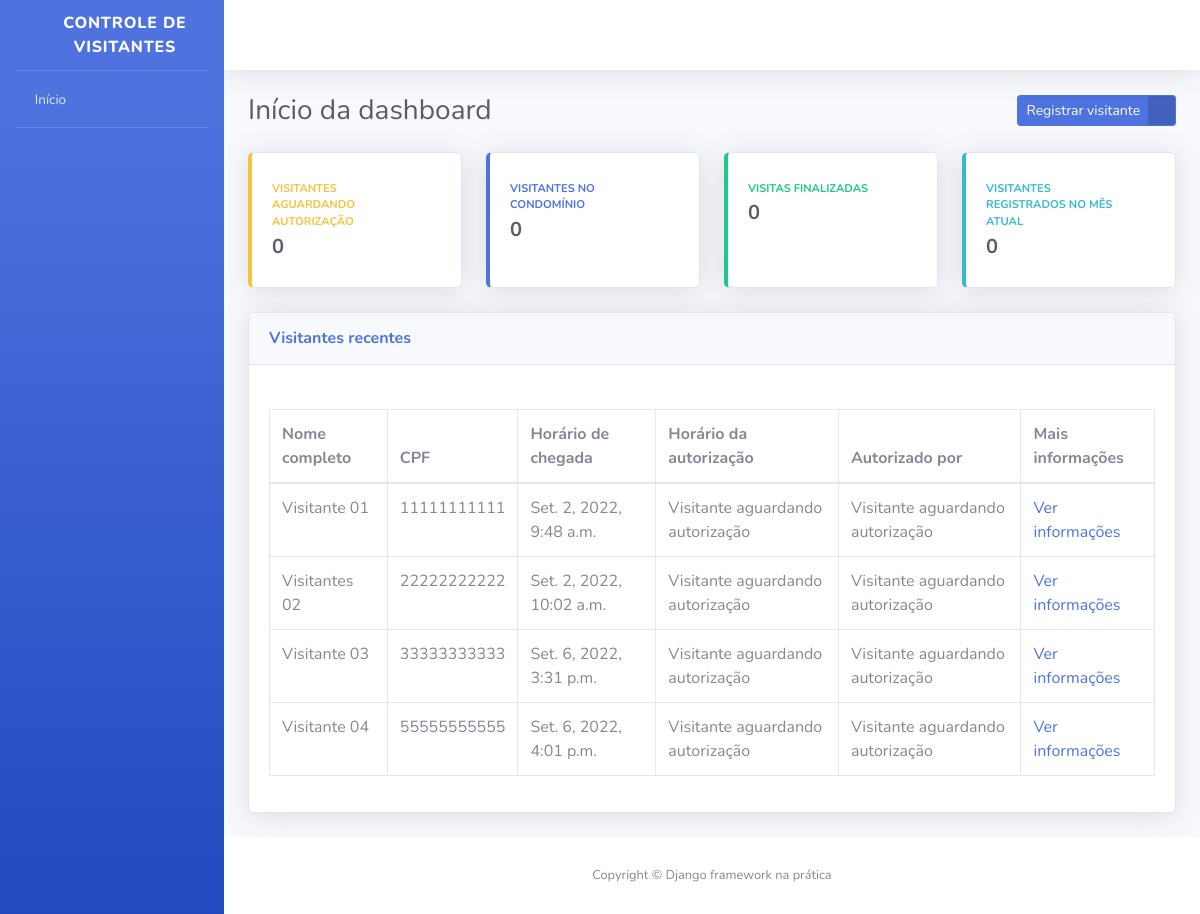
The page / on the database its author committed.
### visitantes/models.py (models this page shows, shortened)
class Visitante(models.Model):
    STATUS_VISITANTE = [
        ("AGUARDANDO","Aguardando autorização"),
        ("EM_VISITA","Em visita"),
        ("FINALIZADO","Visita finalizada")
    ]
    status = models.CharField(
        verbose_name="Status",
        max_length=10,
        choices=STATUS_VISITANTE,
        default="AGUARDANDO"
    )
    nome_completo = models.CharField(
        verbose_name="Nome completo",
        max_length=194
    )
    cpf = models.CharField(
        verbose_name="CPF",
        max_length=11
    )
    data_nascimento = models.DateField(
        verbose_name="Data de nascimento",
        auto_now_add=False,
        auto_now=False,
    )
    numero_casa = models.PositiveSmallIntegerField(
        verbose_name="Número da casa a ser visitada",
    )
    placa_veiculo = models.CharField(
        verbose_name="Placa de veiculo",
        max_length=7,
        blank=True,
        null=True,
    )
    horario_chegada = models.DateTimeField(
        verbose_name="Horário de chegada na portaria",
        auto_now_add=True
    )
    horario_saida = models.DateField(
        verbose_name="Horario de saída do condomínio",
        auto_now=False,
        blank=True,
        null=True
    )
    horario_autorizacao = models.DateField(
        verbose_name="Horário de autorização de entrada",
        auto_now=False,
        blank=True,
        null=True,
    )
    morador_responsavel = models.CharField(
        verbose_name="Nome do morador responsável por autorizar a entrada do visitante",
        max_length=194,
        blank=True,
    )
    registrado_por = models.ForeignKey(
        "porteiros.Porteiro",
        verbose_name="Porteiro responsável pelo registro",
        on_delete=models.PROTECT
    )
    def get_horario_autorizacao(self):
        if self.horario_autorizacao:
            return self.horario_autorizacao
        return "Visitante aguardando autorização"
    def get_morador_responsavel(self):
        if self.morador_responsavel:
            return self.morador_responsavel
        return "Visitante aguardando autorização"
    class Meta:
        verbose_name = "Visitante"
        verbose_name_plural = "Visitantes"
        db_table = "visitante"

### usuarios/views.py (the view)
# urls.py: path("", index, name="index",),
def index(request):
    todos_visitantes = Visitante.objects.all(
    )
    context = {
        "nome_pagina": "Início da dashboard",
        "todos_visitantes": todos_visitantes,
    }
    return render(request, "index.html", context)

### templates/index.html (shortened to what this page needs)
{% extends "base.html" %}
{% block conteudo %}
<div class="container-fluid">
    <div class="d-sm-flex align-items-center justify-content-between mb-4">
        <h1 class="h3 mb-0 text-gray-800">{{ nome_pagina }}</h1>
        <a href="{% url 'registrar_visitante' %}" class="btn btn-primary btn-icon-split btn-sm">
            <span class="text">Registrar visitante</span>
            <span class="icon text-white-50">
                <i class="fas fa-user-plus"></i>
            </span>
        </a>
    </div>
    <div class="row">
        <div class="col-xl-3 col-md-6 mb-4">
            <div class="card border-left-warning shadow h-100 py-2">
                <div class="card-body">
                    <div class="row no-gutters align-items-center">
                        <div class="col mr-2">
                            <div class="text-xs font-weight-bold text-warning text-uppercase mb-1">Visitantes aguardando autorização</div>
                            <div class="h5 mb-0 font-weight-bold text-gray-800">0</div>
                        </div>
                        <div class="col-auto">
                            <i class="fas fa-user-lock fa-2x text-gray-300"></i>
                        </div>
                    </div>
                </div>
            </div>
        </div>
        <div class="col-xl-3 col-md-6 mb-4">
            <div class="card border-left-primary shadow h-100 py-2">
                <div class="card-body">
                    <div class="row no-gutters align-items-center">
                        <div class="col mr-2">
                            <div class="text-xs font-weight-bold text-primary text-uppercase mb-1">Visitantes no condomínio</div>
                            <div class="h5 mb-0 font-weight-bold text-gray-800">0</div>
                        </div>
                        <div class="col-auto">
                            <i class="fas fa-user-clock fa-2x text-gray-300"></i>
                        </div>
                    </div>
                </div>
            </div>
        </div>
        <div class="col-xl-3 col-md-6 mb-4">
            <div class="card border-left-success shadow h-100 py-2">
                <div class="card-body">
                    <div class="row no-gutters align-items-center">
                        <div class="col mr-2">
                            <div class="text-xs font-weight-bold text-success text-uppercase mb-1">Visitas finalizadas</div>
                            <div class="h5 mb-0 font-weight-bold text-gray-800">0</div>
                        </div>
                        <div class="col-auto">
                            <i class="fas fa-user-check fa-2x text-gray-300"></i>
                        </div>
                    </div>
                </div>
            </div>
        </div>
        <div class="col-xl-3 col-md-6 mb-4">
            <div class="card border-left-info shadow h-100 py-2">
                <div class="card-body">
                    <div class="row no-gutters align-items-center">
                        <div class="col mr-2">
                            <div class="text-xs font-weight-bold text-info text-uppercase mb-1">Visitantes registrados no mês atual</div>
                            <div class="h5 mb-0 font-weight-bold text-gray-800">0</div>
                        </div>
                        <div class="col-auto">
                            <i class="fas fa-users fa-2x text-gray-300"></i>
                        </div>
                    </div>
                </div>
            </div>
        </div>
    </div>
    <div class="card shadow mb-4">
        <div class="card-header py-3 d-sm-flex align-items-center justify-content-between mb-4">
            <h6 class="m-0 font-weight-bold text-primary">Visitantes recentes</h6>
        </div>
        <div class="card-body">
            <div class="table-responsive">
                <table class="table table-bordered">
                    <thead>
                        <th>Nome completo</th>
                        <th>CPF</th>
                        <th>Horário de chegada</th>
                        <th>Horário da autorização</th>
                        <th>Autorizado por</th>
                        <th>Mais informações</th>
                    </thead>
                    <tbody>
                        {% for visitante in todos_visitantes %}
                            <tr>
                                <td>{{ visitante.nome_completo }}</td>
                                <td>{{ visitante.cpf }}</td>
                                <td>{{ visitante.horario_chegada }}</td>
                                <td>{{ visitante.get_horario_autorizacao }}</td>
                                <td>{{ visitante.get_morador_responsavel }}</td>
                                <td>
                                    <a href="{% url 'informacoes_visitante' id=visitante.id %}">
                                        Ver informações
                                    </a>
                                </td>
                            </tr>
                        {% endfor %}
                    </tbody>
                </table>
            </div>
        </div>
    </div>
</div>
{% endblock conteudo %}

### rows shown on the page
Visitante: nome_completo "Visitante 01", cpf "11111111111", horario_chegada "Set. 2, 2022, 9:48 a.m.", get_horario_autorizacao "Visitante aguardando autorização", get_morador_responsavel "Visitante aguardando autorização"
Visitante: nome_completo "Visitantes 02", cpf "22222222222", horario_chegada "Set. 2, 2022, 10:02 a.m.", get_horario_autorizacao "Visitante aguardando autorização", get_morador_responsavel "Visitante aguardando autorização"
Visitante: nome_completo "Visitante 03", cpf "33333333333", horario_chegada "Set. 6, 2022, 3:31 p.m.", get_horario_autorizacao "Visitante aguardando autorização", get_morador_responsavel "Visitante aguardando autorização"
Visitante: nome_completo "Visitante 04", cpf "55555555555", horario_chegada "Set. 6, 2022, 4:01 p.m.", get_horario_autorizacao "Visitante aguardando autorização", get_morador_responsavel "Visitante aguardando autorização"

### other values the page prints
{{ nome_pagina }} "Início da dashboard"
